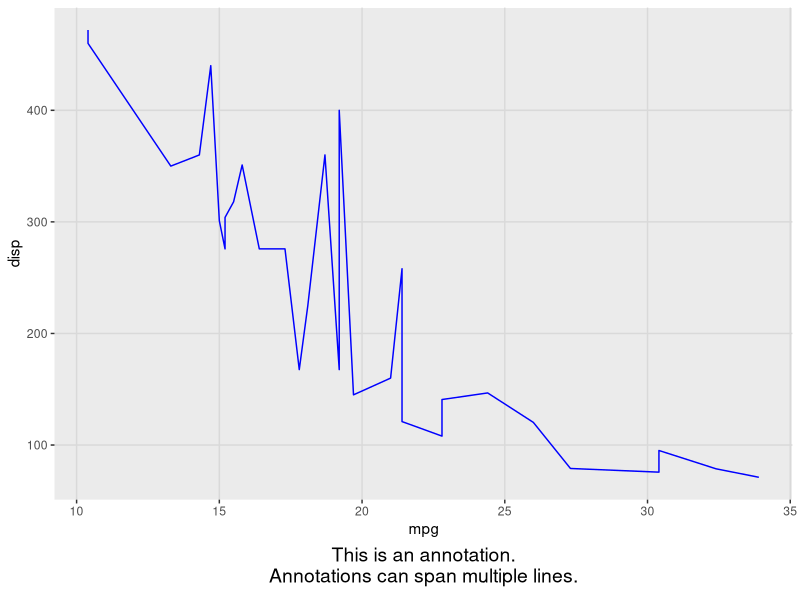
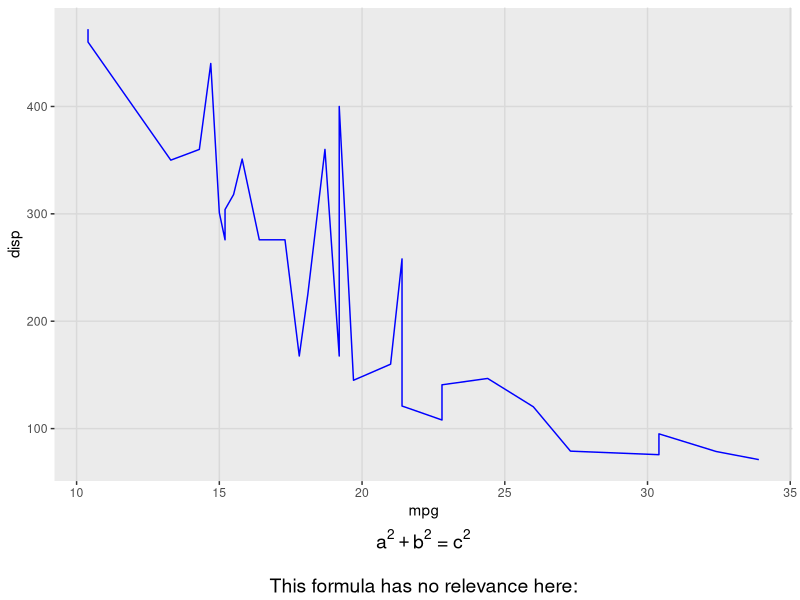
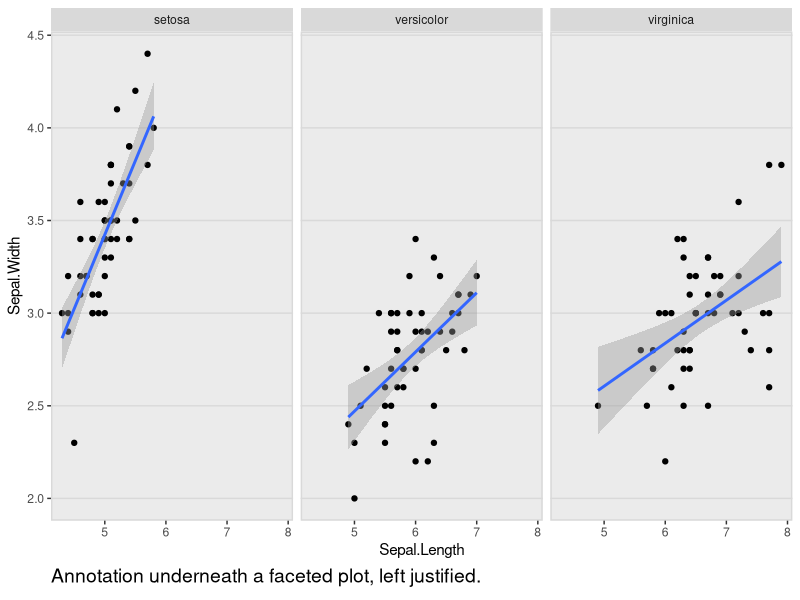
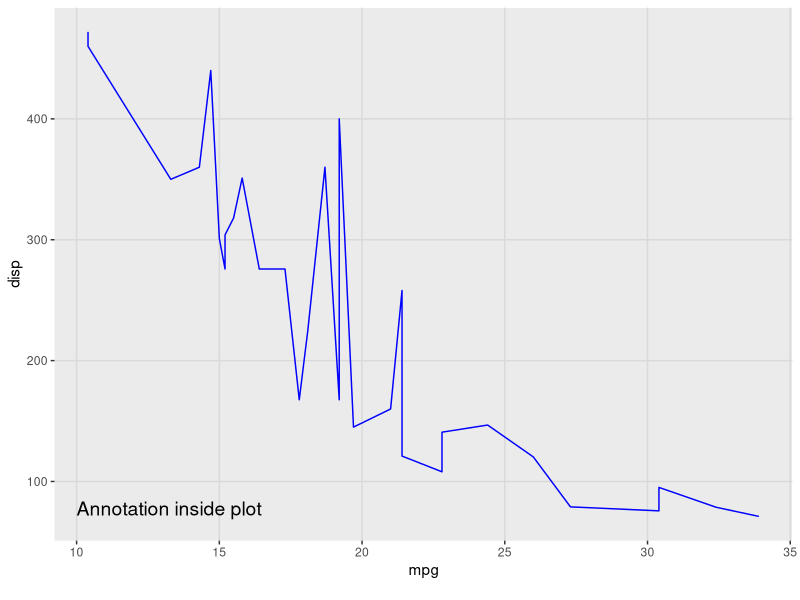

Recreate these plots in R, in order.
## ---- chunk 1
library(ggplot2)
library(cowplot)
## ---- chunk 2
p1 <- ggplot(mtcars, aes(mpg, disp)) + geom_line(colour = "blue") + background_grid(minor='none')
ggdraw(add_sub(p1, "This is an annotation.\nAnnotations can span multiple lines."))

# You can also do this repeatedly. Just be aware that new annotations are added above previous ones:
p2 <- add_sub(p1, expression(paste(a^2+b^2, " = ", c^2)))
p3 <- add_sub(p2, "This formula has no relevance here:", y  = 0, vjust = 0)
ggdraw(p3)

#This code also works with faceted plots:
plot.iris <- ggplot(iris, aes(Sepal.Length, Sepal.Width)) +
  geom_point() + facet_grid(. ~ Species) + stat_smooth(method = "lm") +
  background_grid(major = 'y', minor = "none") + # add thin horizontal lines
  panel_border() # and a border around each panel
p2 <- add_sub(plot.iris, "Annotation underneath a faceted plot, left justified.", x = 0, hjust = 0)
ggdraw(p2)

# Finally, it is possible to move the annotation inside of the plot if desired.
ggdraw(add_sub(p1, "Annotation inside plot", vpadding=grid::unit(0, "lines"),
       y = 6, x = 0.03, hjust = 0))
